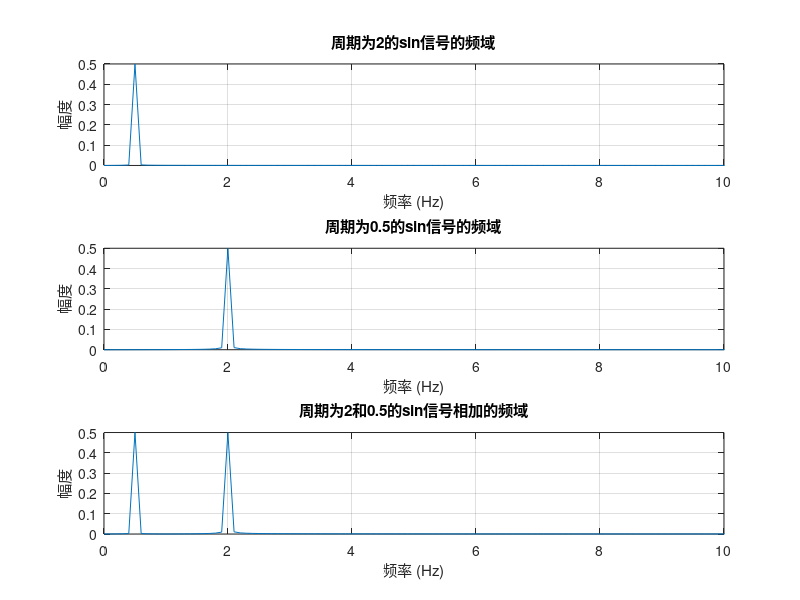

MATLAB code for this plot:
% 定义采样频率和时间轴
Fs = 100; % 采样频率为100 Hz
t = 0:1/Fs:10; % 时间范围为0到10秒，步长为1/Fs

% 生成周期为2的正弦信号
f1 = 1 / 2; % 周期为2，频率为1/2 Hz
y1 = sin(2 * pi * f1 * t);

% 生成周期为0.5的正弦信号
f2 = 1 / 0.5; % 周期为0.5，频率为2 Hz
y2 = sin(2 * pi * f2 * t);

% 两个信号相加
y_sum = y1 + y2;

% 计算傅里叶变换
Y1 = fft(y1);
Y2 = fft(y2);
Y_sum = fft(y_sum);

% 频率轴
N = length(t); % 信号点数
f = (0:N-1)*(Fs/N); % 频率范围

% 绘制周期为2的sin信号的频域图像
figure;
subplot(3,1,1);
plot(f, abs(Y1)/N);
title('周期为2的sin信号的频域');
xlabel('频率 (Hz)');
ylabel('幅度');
xlim([0 10]); % 限制频率范围
grid on;

% 绘制周期为0.5的sin信号的频域图像
subplot(3,1,2);
plot(f, abs(Y2)/N);
title('周期为0.5的sin信号的频域');
xlabel('频率 (Hz)');
ylabel('幅度');
xlim([0 10]);
grid on;

% 绘制两个信号相加的频域图像
subplot(3,1,3);
plot(f, abs(Y_sum)/N);
title('周期为2和0.5的sin信号相加的频域');
xlabel('频率 (Hz)');
ylabel('幅度');
xlim([0 10]);
grid on;
